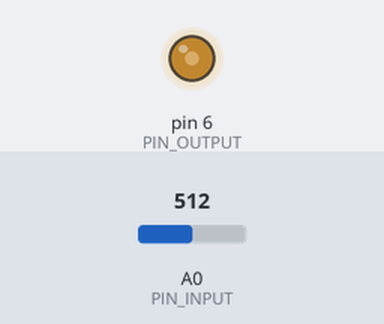
The program below on a simulated Arduino Uno, built with avr-gcc and run on an emulated ATmega328P. Shown: output pins drawn as LEDs (lit = HIGH). The inputs (shaded band) are chosen by the test bench; at power-on: A0 (PIN_INPUT) = 512.

Above: at 1.25 s.
1.3 s: A0 (PIN_INPUT) set to 306
At 1.8 s:
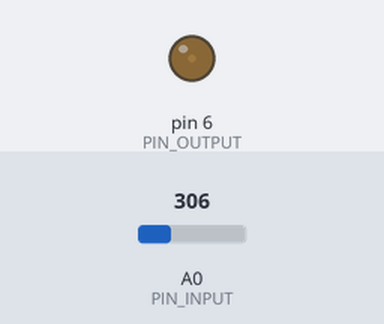
2.9 s: A0 (PIN_INPUT) set to 511
At 3.05 s:
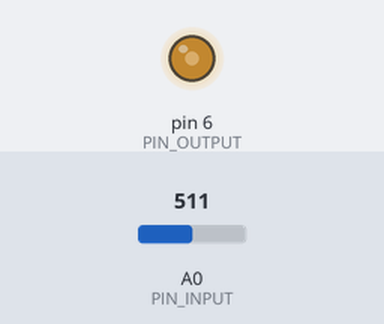
5.9 s: A0 (PIN_INPUT) set to 190
7.4 s: A0 (PIN_INPUT) set to 900
At 8.8 s:
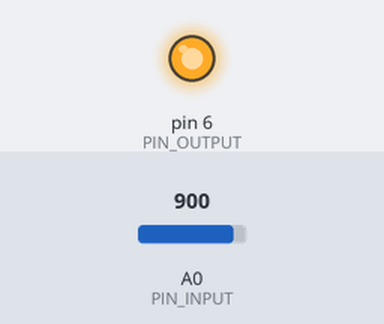
Timing chart, 0 to 9.9 s (numbered marks = the images above; inputs shaded):
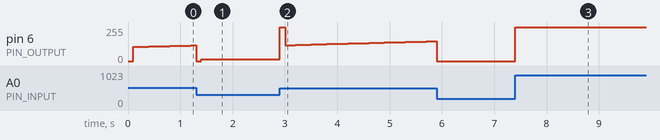

The program:

main.cpp
```cpp
#include <Arduino.h>
#include <PID_v1.h>
#include <NewPing.h>

#define PIN_TRIGGER 3
#define PIN_ECHO 4
#define PIN_INPUT A0
#define PIN_OUTPUT 6
#define MAX_DISTANCE 200

NewPing sonar(PIN_TRIGGER, PIN_ECHO, MAX_DISTANCE);

//Define Variables we'll be connecting to
double Setpoint, Input, Output, gap;
double Sp =180;

unsigned long lastPrint = 0;
unsigned long printTime = 100;


//Define the aggressive and conservative Tuning Parameters
double aggKp=2, aggKi=0.2, aggKd=2;
double consKp=0.5, consKi=0.05, consKd=0.25;

//Specify the links and initial tuning parameters
PID myPID(&Input, &Output, &Setpoint, consKp, consKi, consKd, DIRECT);

struct information {
  double measured;
  double errorValue;
  double setPoint;
  double P;
  double I;
  double D;
  double temperature;
  double output;
} INFO;


String message;

void gatherDebugData() {
INFO.setPoint = Setpoint;
 INFO.measured = Input;
 INFO.errorValue = gap;
 INFO.output = Output;
 INFO.temperature = 0;
}

void formatMessage(void) {
  message = "#{";
  message += "\"Mv\":"; message += String(INFO.measured); message += ",";
  message += "\"Ev\":"; message += String(INFO.errorValue); message += ",";
  message += "\"Sp\":"; message += String(INFO.setPoint); message += ",";
  message += "\"P\":"; message += String(INFO.P); message += ",";
  message += "\"I\":"; message += String(INFO.I); message += ",";
  message += "\"D\":"; message += String(INFO.D); message += ",";
  message += "\"Temp\":"; message += String(INFO.temperature); message += ",";
  message += "\"Out\":"; message += String(INFO.output);
  message += "}@";
}

void sendMessage(void) {
  if (message.startsWith("#") && message.endsWith("@"))
  {
    //Send message if formated
    Serial.println(message);
  }
}

void sendDebugData() {
    if((millis() )> lastPrint + printTime) {
    gatherDebugData();
    formatMessage();
    sendMessage();
    lastPrint = millis();
    }
}


void setup()
{
  //initialize the variables we're linked to
  //Input = analogRead(PIN_INPUT);
  pinMode(PIN_ECHO, INPUT);
  pinMode(PIN_TRIGGER, OUTPUT);
  //turn the PID on
  myPID.SetMode(AUTOMATIC);
Setpoint = Sp;

  Serial.begin(115200);
    message = "";
}

void loop()
{
  Input = analogRead(PIN_INPUT);
  Input = map(Input, 0, 1024, 255, 0);
  /*double duration;
  digitalWrite(PIN_TRIGGER, LOW);  // Added this line
  delayMicroseconds(2); // Added this line
  digitalWrite(PIN_TRIGGER, HIGH);
  //delayMicroseconds(1000); - Removed this line
  delayMicroseconds(10); // Added this line
  digitalWrite(PIN_TRIGGER, LOW);
  duration = pulseIn(PIN_ECHO, HIGH);
  Input = (duration / 2) / 29.1;
  Input= Input *28;
  if(Input > 255) {
      Input = 255;
  }*/


  gap = abs(Setpoint-Input); //distance away from setpoint
  if (gap < 10)
  {  //we're close to setpoint, use conservative tuning parameters
    myPID.SetTunings(consKp, consKi, consKd);
    INFO.P = consKp;
    INFO.I = consKi;
    INFO.D = consKd;
  }
  else
  {
     //we're far from setpoint, use aggressive tuning parameters
     myPID.SetTunings(aggKp, aggKi, aggKd);
    INFO.P = aggKp;
    INFO.I = aggKi;
    INFO.D = aggKd;
  }

  myPID.Compute();
  analogWrite(PIN_OUTPUT, Output);
  //sendDebugData();
}
```

Measured:
- after the input at 2.9 s, pin 6 (PIN_OUTPUT): 14/255 → 255/255 at once, → 119/255 0.10 s later, → 120/255 0.10 s later, → 121/255 0.10 s later, … (30 changes in this stretch)
- after the input at 7.4 s, pin 6 (PIN_OUTPUT): 0/255 → 255/255 at once
